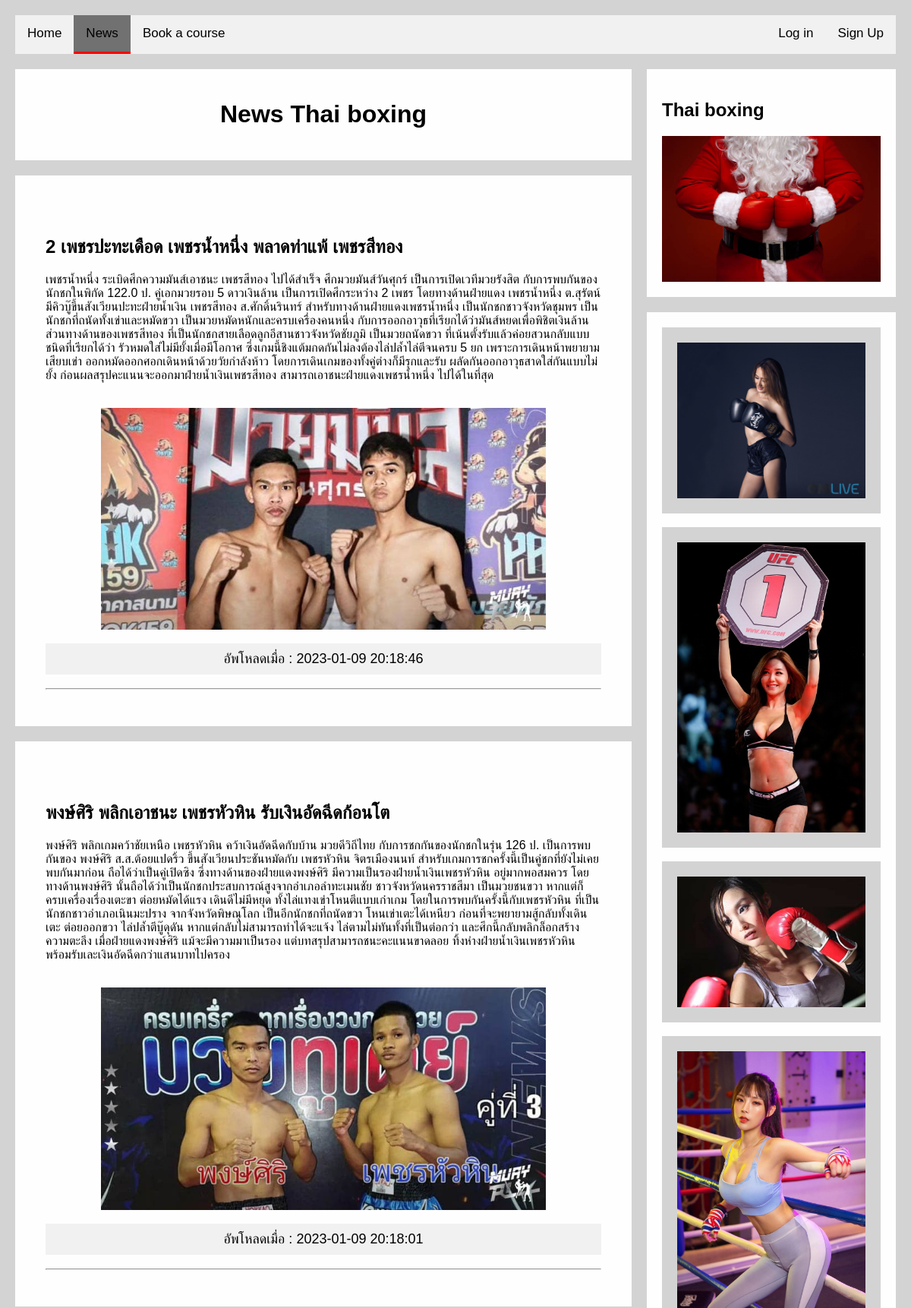
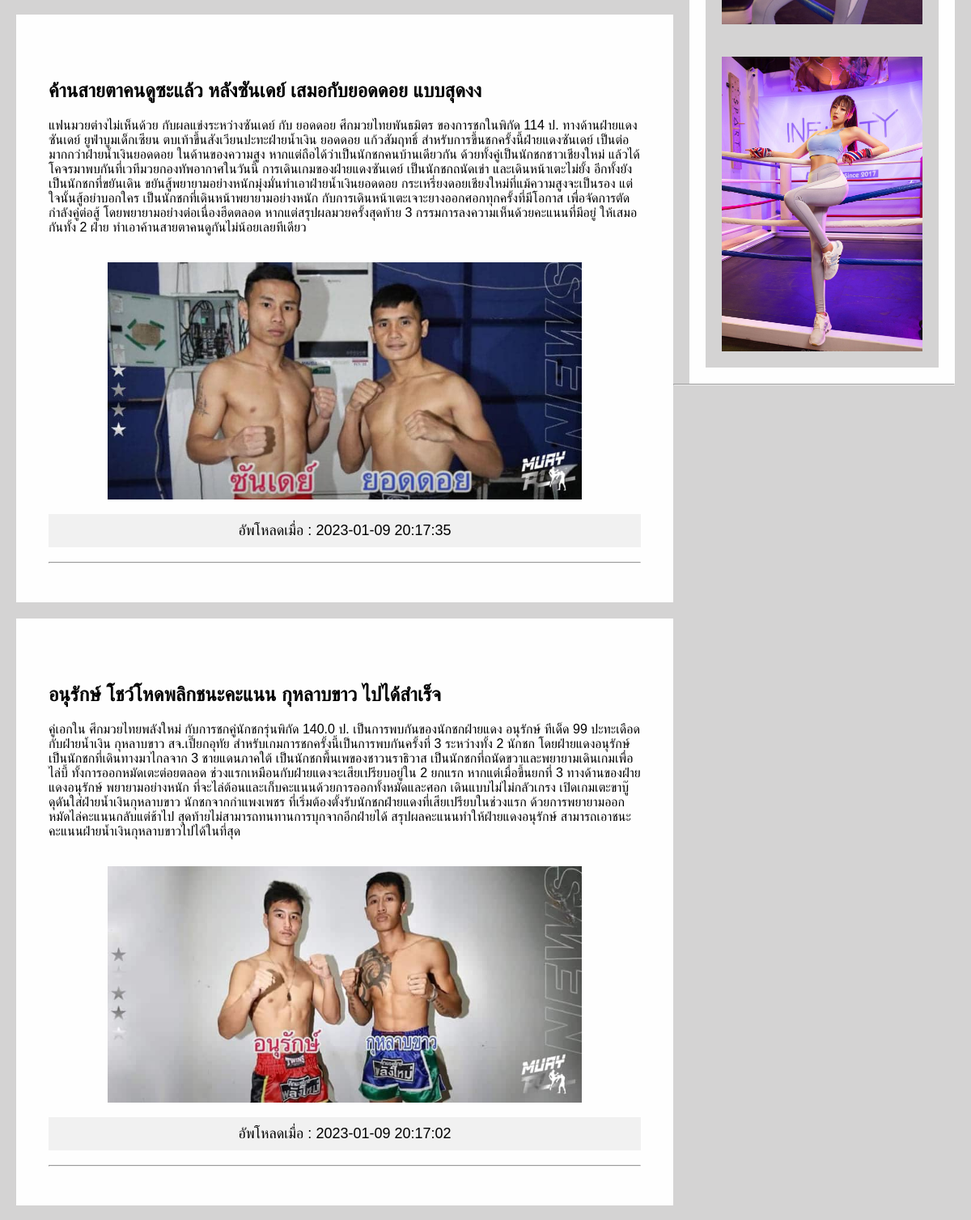
/visitor_page/news.php (upper part), run on the app's committed database (2 pictures, top to bottom).
### tables this page shows
CREATE TABLE `images` (
  `id` int(11) NOT NULL,
  `file_name` varchar(255) NOT NULL,
  `headlines` varchar(255) NOT NULL,
  `content` mediumtext NOT NULL,
  `uploaded_on` datetime NOT NULL,
  `status` enum('1','0') NOT NULL DEFAULT '1'
);

### visitor_page/news.php (the view, shortened to what this page needs)
<?php
    include_once '../config/dbConfig.php';
?>
<!DOCTYPE html>
<html lang="en">
    <head>
        <link rel="stylesheet" href="../css/signin.css">
        <link rel="stylesheet" href="../css/news_Sy.css">
        <link rel="stylesheet" href="../css/signincontrol.css">
    </head>
<body>
        <div class="topnav">
            <a href="../Home.php">Home</a>
            <a class="active" href="#news">News</a>
            <a href="../user/Book_course.php">Book a course</a>
                <div class="topnav-right">
                    <a href="../signin.php">Log in</a>
                    <a href="../signup.php">Sign Up</a>
                </div>
        </div>
        <body>
                <div class="leftcolumn">
                <div class="card">
                        <h1>News Thai boxing</h1>
                </div>
                        <?php
                            $query = $db->query("SELECT * FROM images ORDER BY uploaded_on DESC");
                            if ($query->num_rows > 0) {
                                while($row = $query->fetch_assoc()) {
                                    $imageURL = '../img/uploads/'.$row['file_name'];
                                    $headlines = $row['headlines'];
                                    $content = $row['content'];
                                    $uploaded_on = $row['uploaded_on'];
                                ?>
                        <div class="card">
                                <div class="col-sm-6 col-lg-4 col-xl-3">
                                    <div class="card shadow h-100">
                                        <h2 style="text-align:left;" ><?php echo $headlines ?><br></h2><p style="text-align:left;"><?php echo $content ?></p><br><img src="<?php echo $imageURL ?>" alt="" width=" 80%" text-align=" center"  class="card-img"><br><p class="btn btn-sm btn-primary mb-3">อัพโหลดเมื่อ : <?php echo $uploaded_on ?></p><hr>
                                    </div>
                                </div>
                        </div>
                            <?php
                                }
                            } else { ?>
                            <p>No image found...</p>
                        <?php } ?>
                    </div>
                    <div class="rightcolumn">
                        <div class="card">
                        <h2>Thai boxing</h2>
                        <img src="../img/img_home/TB66666666666.jpg" style="width:100%">
                    </div>
                        <div class="card">
                            <div class="fakeimg"><img src="../img/img_home/GMLive-woman-we-love-muay-thai-beauty04.jpg" style="width:100%"></div><br>
                            <div class="fakeimg"><img src="../img/img_home/TB3214.jpg" style="width:100%"></div><br>
                            <div class="fakeimg"><img src="../img/img_home/TB322222222222222.jpg" style="width:100%"></div><br>
                            <div class="fakeimg"><img src="../img/img_home/TB09213.jpg" style="width:100%"></div>
                            <div class="fakeimg"><img src="../img/img_home/TB0942532.jpg" style="width:100%"></div>
                        </div>
                </div><hr>
    </body>
</html>

### css/signin.css (style rules this page uses)
body { margin:0; }
.topnav { overflow: hidden; background-color: #f1f1f1; }
.topnav a { float: left; display: block; color: black; text-align: center; padding: 14px 16px; text-decoration: none; font-size: 17px; border-bottom: 3px solid transparent; }
.topnav a.active { border-bottom: 3px solid red; }
.topnav-right { float: right; }
body { font-family: Arial; }
* { box-sizing: border-box; }

### css/news_Sy.css (style rules this page uses)
* { box-sizing: border-box }
body { font-family: Verdana, sans-serif; margin:0 }
img { vertical-align: middle; }
.active, .dot:hover { background-color: #717171; }
* { box-sizing: border-box; }
body { font-family: Arial; padding: 20px; background: #d4d3d3; }
.leftcolumn { text-align: center; float: left; width: 70%; }
.rightcolumn { float:right; width: 30%; padding-left: 20px; }
.fakeimg { background-color: #d4d3d3; width: 100%; padding: 20px; }
.card { background-color: rgb(254, 254, 254); padding: 20px; margin-top: 20px; }

### css/signincontrol.css (style rules this page uses)
body { font-family: Arial, Helvetica, sans-serif; }
* { box-sizing: border-box; }

### visitor_page/news.php (style rules this page uses)
* { box-sizing: border-box; }
body { margin: 0; font-family: Arial, Helvetica, sans-serif; }
.btn { border: none; outline: none; padding: 10px 16px; background-color: #f1f1f1; cursor: pointer; font-size: 18px; }

### data on the page
images: headlines "2 เพชรปะทะเดือด เพชรน้ำหนึ่ง พลาดท่าแพ้ เพชรสีทอง", content "เพชรน้ำหนึ่ง ระเบิดศึกความมันส์เอาชนะ เพชรสีทอง ไปได้สำเร็จ ศึกมวยมันส์วันศุกร์ เป็นการเปิดเวทีมวยรังสิต กับการพบกันของนักชกในพิกัด 122.0 ป. คู่เอกมวยรอบ 5 ดาวเงินล้าน เป็นการเปิดศึกระหว่าง 2 เพชร โดยทางด้านฝ่ายแดง เพชรน้ำหนึ่ง ต.สุรัตน์ มีคิวบู๊ขึ้นสังเวียนปะทะฝ่ายน้ำเงิน เพชรสีทอง ส.ศักดิ์นรินทร์ สำหรับทางด้านฝ่ายแดงเพชรน้ำหนึ่ง เป็นนักชกชาวจังหวัดชุมพร เป็นนักชกที่ถนัดทั้งเข่าและหมัดขวา เป็นมวยหมัดหนักและครบเครื่องคนหนึ่ง กับการออกอาวุธที่เรียกได้ว่ามันส์หยดเพื่อพิชิตเงินล้าน ส่วนทางด้านของเพชรสีทอง ที่เป็นนักชกสายเลือดลูกอีสานชาวจังหวัดชัยภูมิ เป็นมวยถนัดขวา ที่เน้นตั้งรับแล้วค่อยสวนกลับแบบชนิดที่เรียกได้ว่า รัวหมดใส่ไม่มียั้งเมื่อมีโอกาศ ซึ่งเกมนี้ชิงแต้มกดกันไม่ลงต้องไล่ปล้ำไล่ตีจนครบ…", file_name (picture), uploaded_on "2023-01-09 20:18:46"
images: headlines "พงษ์ศิริ พลิกเอาชนะ เพชรหัวหิน รับเงินอัดฉีดก้อนโต", content "พงษ์ศิริ พลิกเกมคว้าชัยเหนือ เพชรหัวหิน คว้าเงินอัดฉีดกับบ้าน มวยดีวิถีไทย กับการชกกันของนักชกในรุ่น 126 ป. เป็นการพบกันของ พงษ์ศิริ ส.ส.ต้อยแปดริ้ว ขึ้นสังเวียนประชันหมัดกับ เพชรหัวหิน จิตรเมืองนนท์ สำหรับเกมการชกครั้งนี้เป็นคู่ชกที่ยังไม่เคยพบกันมาก่อน ถือได้ว่าเป็นคู่เปิดซิง ซึ่งทางด้านของฝ่ายแดงพงษ์ศิริ มีความเป็นรองฝ่ายน้ำเงินเพชรหัวหิน อยู่มากพอสมควร โดยทางด้านพงษ์ศิริ นั้นถือได้ว่าเป็นนักชกประสบการณ์สูงจากอำเภอลำทะเมนชัย ชาวจังหวัดนครราชสีมา เป็นมวยชนขวา หากแต่ก็ครบเครื่องเรื่องเตะขา ต่อยหมัดได้แรง เดินดีไม่มีหยุด ทั้งไล่แทงเข่าโหนตีแบบเก๋าเกม โดยในการพบกันครั้งนี้กับเพชรหัวหิน ที่เป็นนักชกชาวอำเภอเนินมะปราง จากจังหวัดพิษณุโลก เป็นอีกนักชกที่ถนัดขวา โหนเข่าเตะได้เหนียว…", file_name (picture), uploaded_on "2023-01-09 20:18:01"
images: headlines "ค้านสายตาคนดูซะแล้ว หลังซันเดย์ เสมอกับยอดดอย แบบสุดงง", content "แฟนมวยต่างไม่เห็นด้วย กับผลแข่งระหว่างซันเดย์ กับ ยอดดอย ศึกมวยไทยพันธมิตร ของการชกในพิกัด 114 ป. ทางด้านฝ่ายแดง ซันเดย์ ยูฟ่าบูมเด็กเซียน ตบเท้าขึ้นสังเวียนปะทะฝ่ายน้ำเงิน ยอดดอย แก้วสัมฤทธิ์ สำหรับการขึ้นชกครั้งนี้ฝ่ายแดงซันเดย์ เป็นต่อมากกว่าฝ่ายน้ำเงินยอดดอย ในด้านของความสูง หากแต่ถือได้ว่าเป็นนักชกคนบ้านเดียวกัน ด้วยทั้งคู่เป็นนักชกชาวเชียงใหม่ แล้วได้โคจรมาพบกันที่เวทีมวยกองทัพอากาศในวันนี้ การเดินเกมของฝ่ายแดงซันเดย์ เป็นนักชกถนัดเข่า และเดินหน้าเตะไม่ยั้ง อีกทั้งยังเป็นนักชกที่ขยันเดิน ขยันสู้พยายามอย่างหนักมุ่งมั่นทำเอาฝ่ายน้ำเงินยอดดอย กระเหรี่ยงดอยเชียงใหม่ที่แม้ความสูงจะเป็นรอง แต่ใจนั้นสู้อย่าบอกใคร เป็นนักชกที่เดินหน้าพยายามอย่างหนัก…", file_name (picture), uploaded_on "2023-01-09 20:17:35"
images: headlines "อนุรักษ์ โชว์โหดพลิกชนะคะแนน กุหลาบขาว ไปได้สำเร็จ", content "คู่เอกใน ศึกมวยไทยพลังใหม่ กับการชกคู่นักชกรุ่นพิกัด 140.0 ป. เป็นการพบกันของนักชกฝ่ายแดง อนุรักษ์ ทีเด็ด 99 ปะทะเดือดกับฝ่ายน้ำเงิน กุหลาบขาว สจ.เปี๊ยกอุทัย สำหรับเกมการชกครั้งนี้เป็นการพบกันครั้งที่ 3 ระหว่างทั้ง 2 นักชก โดยฝ่ายแดงอนุรักษ์ เป็นนักชกที่เดินทางมาไกลจาก 3 ชายแดนภาคใต้ เป็นนักชกพื้นเพของชาวนราธิวาส เป็นนักชกที่ถนัดขวาและพยายามเดินเกมเพื่อไล่บี้ ทั้งการออกหมัดเตะต่อยตลอด ช่วงแรกเหมือนกับฝ่ายแดงจะเสียเปรียบอยู่ใน 2 ยกแรก หากแต่เมื่อขึ้นยกที่ 3 ทางด้านของฝ่ายแดงอนุรักษ์ พยายามอย่างหนัก ที่จะไล่ต้อนและเก็บคะแนนด้วยการออกทั้งหมัดและศอก เดินแบบไม่ไม่กลัวเกรง เปิดเกมเตะขาบู๊ดุดันใส่ฝ่ายน้ำเงินกุหลาบขาว นักชกจากกำแพงเพชร ที่เริ่มต้องตั้งรับนักชกฝ่ายแดงที่เสียเปรียบในช่วงแรก…", file_name (picture), uploaded_on "2023-01-09 20:17:02"
